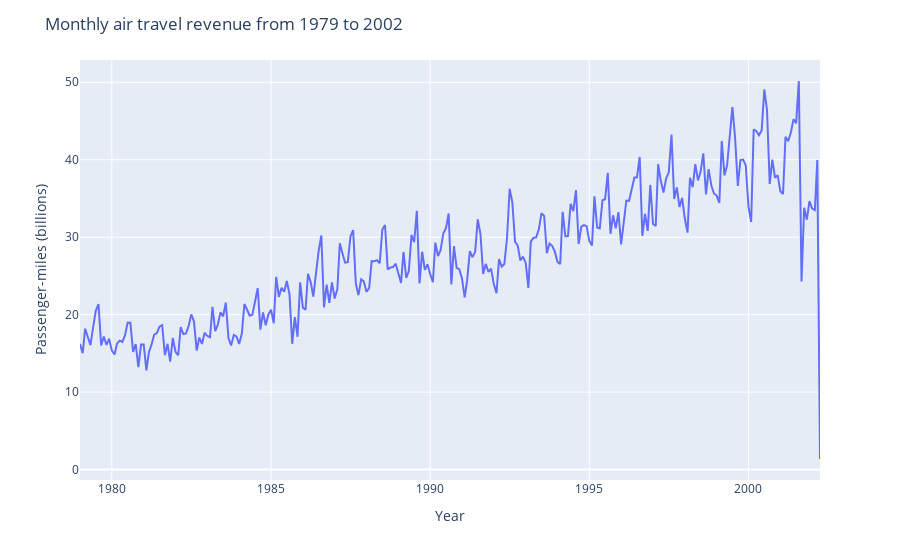

The notebook cell saved with this chart:
### Markdown cell above
Just as `groupby`, the `resample` method can be combined with the usual aggregation functions such as `mean`, `sum` or `max`, or with a user-defined custom function through the `apply` interface.

### Code cell
fig = px.line(air_traffic_monthly, x=air_traffic_monthly.index, y="Revenue Passenger Miles",)
fig.update_layout(
    yaxis_title="Passenger-miles (billions)", 
    xaxis_title="Year",
    legend_title="", 
    title="Monthly air travel revenue from 1979 to 2002"
)
fig.show()

### Figure 1 — Plotly figure (JSON) as saved in the notebook; plotly's stock layout.template omitted (floating-point values rounded to 4 significant figures; data arrays with more than 128 entries replaced by an {"elided": "..."} marker saying what was removed)
{"data": [{"hovertemplate": "index=%{x}<br>Revenue Passenger Miles=%{y}<extra></extra>", "legendgroup": "", "line": {"color": "#636efa", "dash": "solid"}, "marker": {"symbol": "circle"}, "mode": "lines", "name": "", "orientation": "v", "showlegend": false, "type": "scatter", "x": {"elided": "280 str values"}, "xaxis": "x", "y": {"elided": "280 float values"}, "yaxis": "y"}], "layout": {"legend": {"title": {"text": ""}, "tracegroupgap": 0}, "margin": {"t": 60}, "title": {"text": "Monthly air travel revenue from 1979 to 2002"}, "xaxis": {"anchor": "y", "domain": [0, 1], "title": {"text": "Year"}}, "yaxis": {"anchor": "x", "domain": [0, 1], "title": {"text": "Passenger-miles (billions)"}}}}
